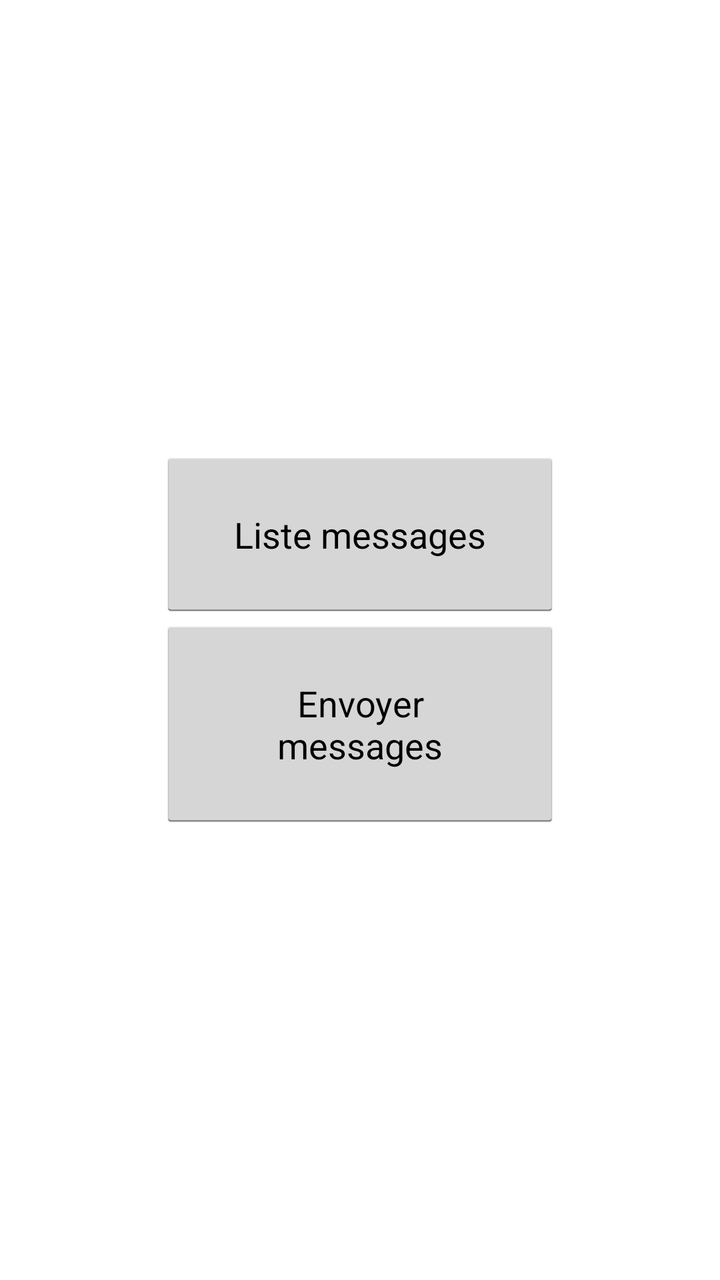
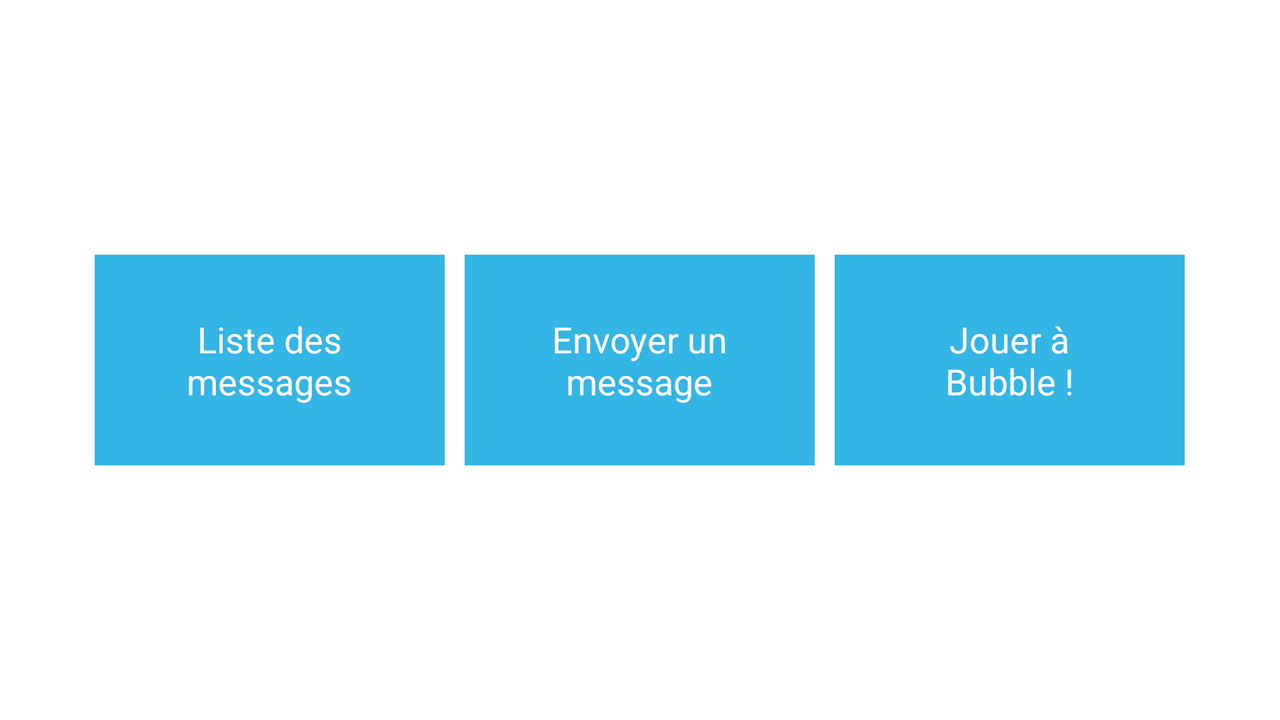

First picture: res/layout/ on a phone held upright. Second picture: the repository's own variant of that layout, on a device whose configuration matches the variant's folder. Source for both follows.
<!-- AndroidManifest.xml: application theme AppTheme -->
<!-- res/layout/activity_accueil.xml -->
<RelativeLayout xmlns:android="http://schemas.android.com/apk/res/android"
    xmlns:tools="http://schemas.android.com/tools" android:layout_width="match_parent"
    android:layout_height="match_parent" android:paddingLeft="@dimen/activity_horizontal_margin"
    android:paddingRight="@dimen/activity_horizontal_margin"
    android:paddingTop="@dimen/activity_vertical_margin"
    android:paddingBottom="@dimen/activity_vertical_margin"
    tools:context="org.esaip.projetandroidbbvp.AccueilActivity">

    <LinearLayout
        android:layout_width="match_parent"
        android:layout_height="match_parent"
        android:orientation="vertical"
        android:gravity="center">
        <Button
            android:id="@+id/btn_lister"
            android:layout_width="200dp"
            android:layout_height="wrap_content"
            android:text="Liste messages"
            android:layout_gravity="center"
            android:padding="30dp"/>

        <Button
            android:id="@+id/btn_envoyer"
            android:layout_width="200dp"
            android:layout_height="wrap_content"
            android:text="Envoyer messages"
            android:layout_gravity="center"
            android:padding="30dp"
            android:layout_below="@+id/btn_lister"/>
    </LinearLayout>


</RelativeLayout>
<!-- resources referenced by this layout -->
<resources>
  <dimen name="activity_horizontal_margin">16dp</dimen>
  <dimen name="activity_vertical_margin">16dp</dimen>
  <!-- from res/values-v21/ -->
  <style name="AppTheme" parent="android:Theme.Holo.Light.DarkActionBar">
          <item name="android:actionBarStyle">@style/MyActionBar</item>
      </style>
  <!-- from res/values-v21/ -->
  <style name="MyActionBar" parent="@android:style/Widget.Holo.Light.ActionBar.Solid.Inverse">
          <item name="android:background">@android:color/holo_blue_dark</item>
  
      </style>
</resources>
<!-- res/layout-land/activity_accueil.xml (the repository's variant of the layout above) -->
<!-- drawn on the phone turned sideways -->
<RelativeLayout xmlns:android="http://schemas.android.com/apk/res/android"
    xmlns:tools="http://schemas.android.com/tools" android:layout_width="match_parent"
    android:layout_height="match_parent"
    android:gravity="center">

    <LinearLayout
        android:layout_width="match_parent"
        android:layout_height="wrap_content"
        android:orientation="horizontal"
        android:gravity="center_horizontal">
        <Button
            android:id="@+id/btn_lister"
            android:layout_width="175dp"
            android:layout_height="wrap_content"
            android:textColor="@android:color/white"
            android:background="@android:color/holo_blue_light"
            android:text="@string/title_activity_lister_messages"
            android:layout_gravity="center"
            android:padding="30dp"
            android:layout_marginRight="10dp"/>

        <Button
            android:id="@+id/btn_envoyer"
            android:layout_width="175dp"
            android:layout_height="wrap_content"
            android:text="@string/title_activity_envoyer_message"
            android:textColor="@android:color/white"
            android:background="@android:color/holo_blue_light"
            android:layout_gravity="center"
            android:padding="30dp"
            android:layout_below="@+id/btn_lister"
            android:layout_marginRight="10dp"/>
        <Button
            android:id="@+id/btn_bubble"
            android:layout_width="175dp"
            android:layout_height="wrap_content"
            android:text="@string/title_activity_bubble"
            android:textColor="@android:color/white"
            android:background="@android:color/holo_blue_light"
            android:layout_gravity="center"
            android:padding="30dp"
            android:layout_below="@+id/btn_lister"/>
    </LinearLayout>


</RelativeLayout>
<!-- resources referenced by the variant -->
<!-- as the phone turned sideways resolves them -->
<resources>
  <string name="title_activity_bubble">Jouer à Bubble !</string>
  <string name="title_activity_envoyer_message">Envoyer un message</string>
  <string name="title_activity_lister_messages">Liste des messages</string>
  <!-- from res/values-v21/ -->
  <style name="AppTheme" parent="android:Theme.Holo.Light.DarkActionBar">
          <item name="android:actionBarStyle">@style/MyActionBar</item>
      </style>
  <!-- from res/values-v21/ -->
  <style name="MyActionBar" parent="@android:style/Widget.Holo.Light.ActionBar.Solid.Inverse">
          <item name="android:background">@android:color/holo_blue_dark</item>
  
      </style>
</resources>
